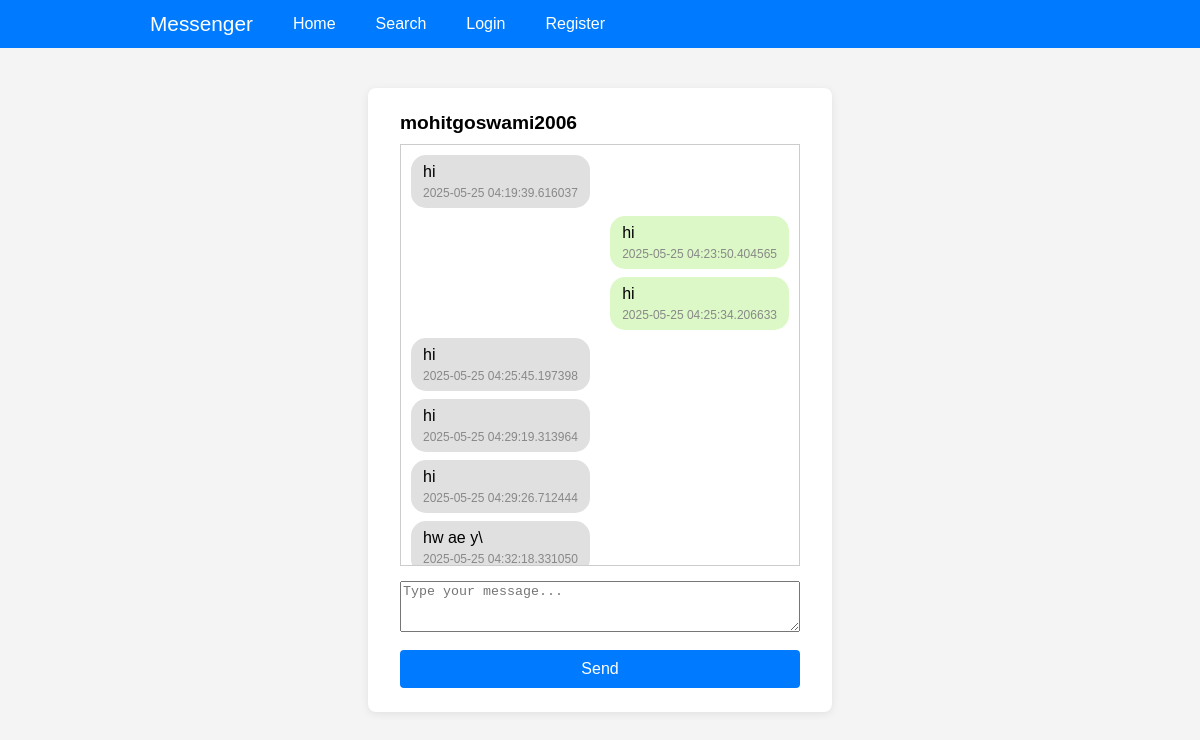
The page /message/mohitgoswami2006 (signed in) on the database its author committed.
### app/models.py (models this page shows)
class Users(db.Model):
    __tablename__ = 'user_data'
    id = db.Column(db.Integer, primary_key=True, autoincrement=True)
    username = db.Column(db.String(150), unique=True, nullable=False)
    password_hash = db.Column(db.String(256), nullable=False)
    first_name = db.Column(db.String(100), nullable=True)
    last_name = db.Column(db.String(100), nullable=True)

class Message(db.Model):
    __tablename__ = 'messages'
    id = db.Column(db.Integer, primary_key=True, autoincrement=True)
    sender_id = db.Column(db.Integer, db.ForeignKey('user_data.id'), nullable=False)
    recipient_id = db.Column(db.Integer, db.ForeignKey('user_data.id'), nullable=False)
    text = db.Column(db.String(200), nullable=False)
    timestamp = db.Column(db.DateTime, nullable=False)

### app/main/routes.py (the view)
@main_bp.route('/message/<username>',methods=["get",'POST'])
def message(username):
    islogin = session.get('islogin')
    if not islogin:
        return redirect(url_for('auth.login'))
    current_user = Users.query.filter_by(id=session.get('id')).first()
    recipient = Users.query.filter_by(username=username).first()
    messages = Message.query.filter(
        ((Message.sender_id == current_user.id) & (Message.recipient_id == recipient.id)) |
        ((Message.sender_id == recipient.id) & (Message.recipient_id == current_user.id))
    ).order_by(Message.timestamp.asc()).all()
    return render_template('main/message.html', recipient=recipient,messages = messages)

### app/templates/main/message.html (shortened to what this page needs)
{% extends 'base.html' %}
{% block content %}
<div class="container">
    <span class="recipient" id="recipient_username">{{ recipient.username }}</span>
    <div class="messages" id="messagesContainer">
        {% for msg in messages %}
            <div class="message{% if msg.sender_id == recipient.id %} received{% else %} sent{% endif %}">
                {{ msg.text }}
                <span class="timestamp">{{ msg.timestamp }}</span>
            </div>
        {% endfor %}
    </div>
    <form onsubmit="send_message({{ recipient.id }}); return false;">
        <div class="form-group">
            <textarea id="messageInput" name="message" class="form-control" rows="3" placeholder="Type your message..."></textarea>
        </div>
        <button type="submit" class="btn btn-primary">Send</button>
    </form>
</div>
{% endblock %}

### app/templates/base.html (shortened to what this page needs)
<!DOCTYPE html>
<html lang="en">
<head>
    <link rel="stylesheet" href="{{ url_for('static', filename='css/main.css') }}">
</head>
<body>
    <nav class="navbar">
        <div class="navbar-container">
            <a href="{{ url_for('main.index') }}" class="navbar-brand">Messenger</a>
            <a href="{{ url_for('main.home') }}">Home</a>
            <a href="{{ url_for('main.search') }}">Search</a>
            <a href="{{ url_for('auth.login') }}">Login</a>
            <a href="{{ url_for('auth.register') }}">Register</a>
        </div>
    </nav>
    {% block content %}{% endblock %}
</body>
</html>

### app/static/css/main.css (style rules this page uses)
.container { color: #000; background-color: #fff; font-family: Arial, sans-serif; max-width: 400px; margin: 40px auto; padding: 24px 32px; border-radius: 8px; box-shadow: 0 2px 8px rgba(0,0,0,0.08); }
body { margin: 0; padding: 0; font-family: Arial, sans-serif; background-color: #f4f4f4; color: #333; }
.btn { width: 100%; padding: 10px 0; background-color: #007BFF; color: #fff; border: none; border-radius: 4px; font-size: 16px; cursor: pointer; transition: background 0.2s; }
.form-group { margin-bottom: 18px; display: flex; flex-direction: column; }
.navbar { background: #007bff; color: #fff; padding: 12px 0; margin-bottom: 24px; }
.navbar-container { max-width: 900px; margin: 0 auto; display: flex; align-items: center; gap: 24px; }
.navbar a { color: #fff; text-decoration: none; font-weight: 500; margin-right: 16px; }
.navbar-brand { font-size: 1.3em; font-weight: bold; margin-right: 32px; }
.messages { max-height: 400px; overflow-y: auto; border: 1px solid #ccc; padding: 10px; margin-bottom: 15px; display: flex; flex-direction: column; }
.message { margin-bottom: 8px; padding: 8px 12px; border-radius: 15px; max-width: 75%; word-wrap: break-word; }
.message.sent { background-color: #dcf8c6; align-self: flex-end; margin-left: auto; }
.message.received { background-color: #e0e0e0; align-self: flex-start; margin-right: auto; }
.timestamp { font-size: 0.75em; color: #888; display: block; text-align: right; margin-top: 5px; }
.recipient { font-size: 1.2em; font-weight: bold; display: block; margin-bottom: 10px; }

### rows shown on the page
Users: username "mohitgoswami2006"
Message: text "hi", timestamp "2025-05-25 04:19:39.616037"
Message: text "hi", timestamp "2025-05-25 04:23:50.404565"
Message: text "hi", timestamp "2025-05-25 04:25:34.206633"
Message: text "hi", timestamp "2025-05-25 04:25:45.197398"
Message: text "hi", timestamp "2025-05-25 04:29:19.313964"
Message: text "hi", timestamp "2025-05-25 04:29:26.712444"
Message: text "hw ae y\\", timestamp "2025-05-25 04:32:18.331050"
